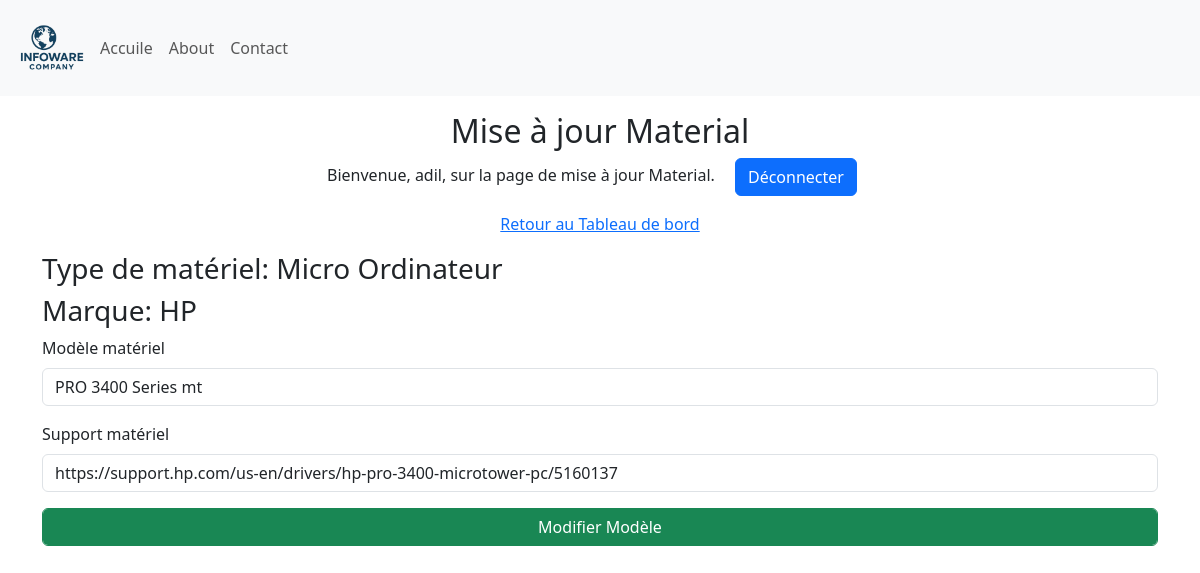
The page /update_Model/6 (signed in) on the database its author committed.
### Site/models.py (models this page shows, shortened)
class MaterialType(db.Model):
    id = db.Column(db.Integer, primary_key=True)
    typeMaterial = db.Column(db.String(50), unique=True, nullable=False)

class Marque(db.Model):
    id = db.Column(db.Integer, primary_key=True)
    MarqueName = db.Column(db.String(50), unique=True, nullable=False)

class Model(db.Model):
    id = db.Column(db.Integer, primary_key=True)
    modelname = db.Column(db.String(50), unique=True, nullable=False)
    type_material_id = db.Column(db.Integer, db.ForeignKey('material_type.id'), nullable=False)
    marque_id = db.Column(db.Integer, db.ForeignKey('marque.id'), nullable=False)
    support_uri = db.Column(db.String(200), unique=False, nullable=True)

### Site/dashbord/models.py (the view, shortened to what this page needs)
@ModelMaterial.route('/update_Model/<int:model_id>', methods=['GET', 'POST'])
def update_model(model_id):
    if 'user' not in session:
        return redirect(url_for('adminstration.login'))
    model = Model.query.get_or_404(model_id)
    MaterialTypeName = MaterialType.query.get_or_404(model.type_material_id)
    MarqueName = Marque.query.get_or_404(model.marque_id)
    return render_template('update_Material.html', name=session['user'], model=model, MaterialTypeName=MaterialTypeName, MarqueName=MarqueName)

### Site/templates/update_Material.html (shortened to what this page needs)
{% extends 'base.html' %}
{% block body %}
<div class="container-fluid">
    <div class="row">
        <div class="col-12  my-3">
            <div class="text-center">
                <h2>Mise à jour Material</h2>
                <p>Bienvenue, {{ name }}, sur la page de mise à jour Material. <a class="mx-3 btn btn-primary" href="{{ url_for('admin.logout') }}"">Déconnecter</a></p>
                <p><a href="{{ url_for('dashbord.dashbord_page') }}">Retour au Tableau de bord</a> </p>
            </div>
            <div class="container">
                <form method="POST">
                    <h3>Type de matériel: {{ MaterialTypeName.typeMaterial }}</h3>
                    <h3>Marque: {{ MarqueName.MarqueName }}</h3>
                    <div class="mb-3">
                        <label for="ModelName" class="form-label">Modèle matériel</label>
                        <input type="text" class="form-control" id="ModelName" name="ModelName" value="{{ model.modelname }}" required>
                    </div>
                    <div class="mb-3">
                        <label for="SupportName" class="form-label">Support matériel</label>
                        <input type="text" class="form-control" id="SupportName" name="SupportName" value="{{ model.support_uri }}" required>
                    </div>
                    <button type="submit" class="form-control btn btn-success">Modifier Modèle</button>
                </form>
            </div>
        </div>
    </div>
</div>
{% endblock %}

### Site/static/style.css (style rules this page uses)
* { margin: 0; padding: 0; box-sizing: border-box; }
:root { --primary-color: #0056b3; --secondary-color: #f8f9fa; --text-color: #333; --highlight-color: #007bff; }
body { font-family: 'Segoe UI', Tahoma, Geneva, Verdana, sans-serif; }

### rows shown on the page
MaterialType: typeMaterial "Micro Ordinateur"
Marque: MarqueName "HP"
Model: ModelName "PRO 3400 Series mt", SupportName "https://support.hp.com/us-en/drivers/hp-pro-3400-microtower-pc/5160137"

### other values the page prints
{{ name }} "adil"
